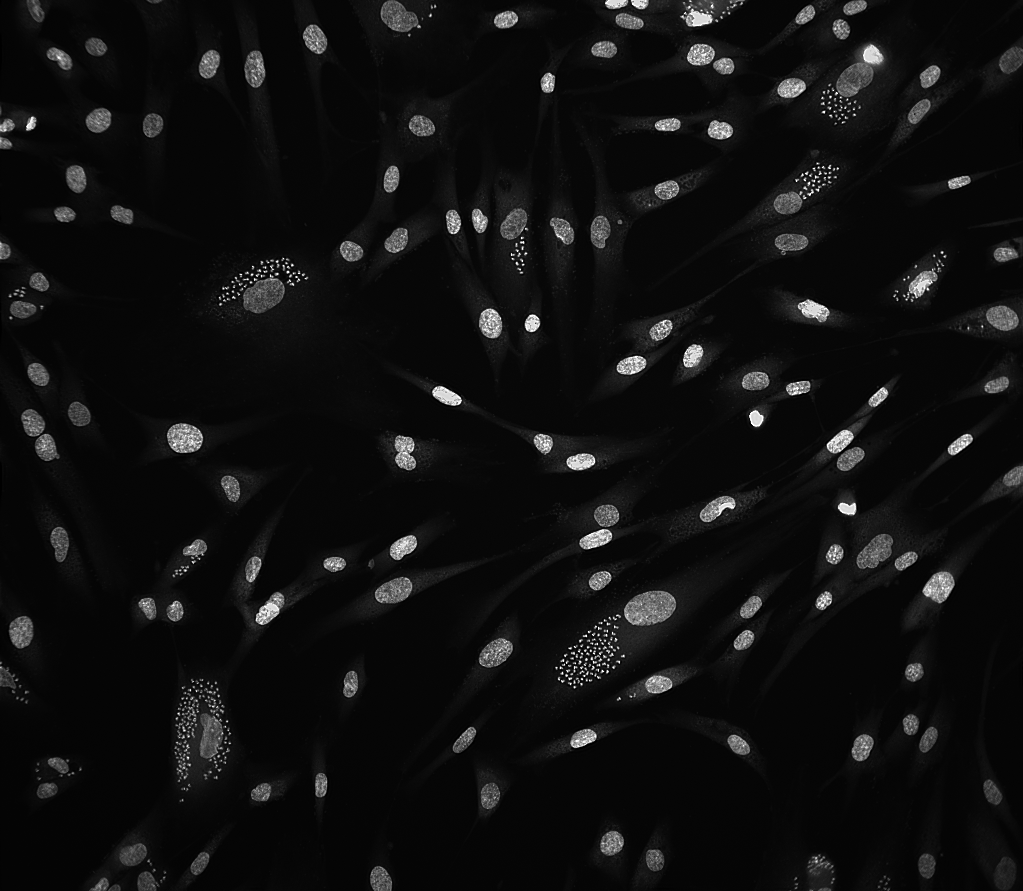
%> input picture photo 1.tif, 1023 x 891 px
$ octave my_script.m   (GNU Octave 9; MATLAB toolbox functions it lacks are replaced by stand-ins)
%> lines starting %> are read from the running program, lines starting %| are printed output that depends on the picture; in (x1, y1, x2, y2) boxes, pixels count from 0 and x2, y2 are one past the last pixel; in counts of white or black regions, pixels touching at a corner belong together; the program's own positions count from 1
close all
clear all

I = imread('photo 1.tif');
%> I is the input picture: size 891x1023x3 uint8; min 0, max 255, mean 16
imshow(I);
level = graythresh(I);
%> level = 0.263

BW = im2bw(I,level);
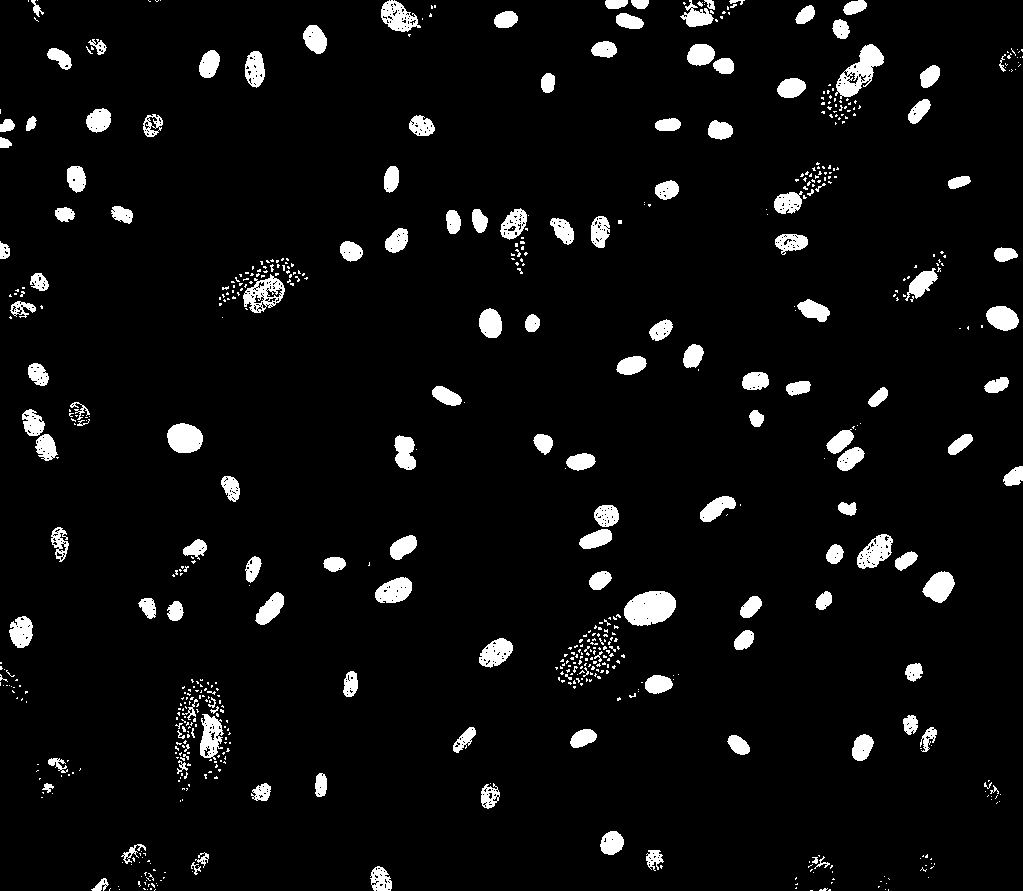
%> BW: size 891x1023 logical; 5.3% white; 666 white regions (520 under 20 px), largest, box (x1, y1, x2, y2) and area: (624, 591, 676, 626) 1392, (835, 44, 884, 99) 1164, (167, 423, 203, 453) 855
figure
imshow(BW)

se = strel('disk',5,0);
Ierode = imerode(BW,se);
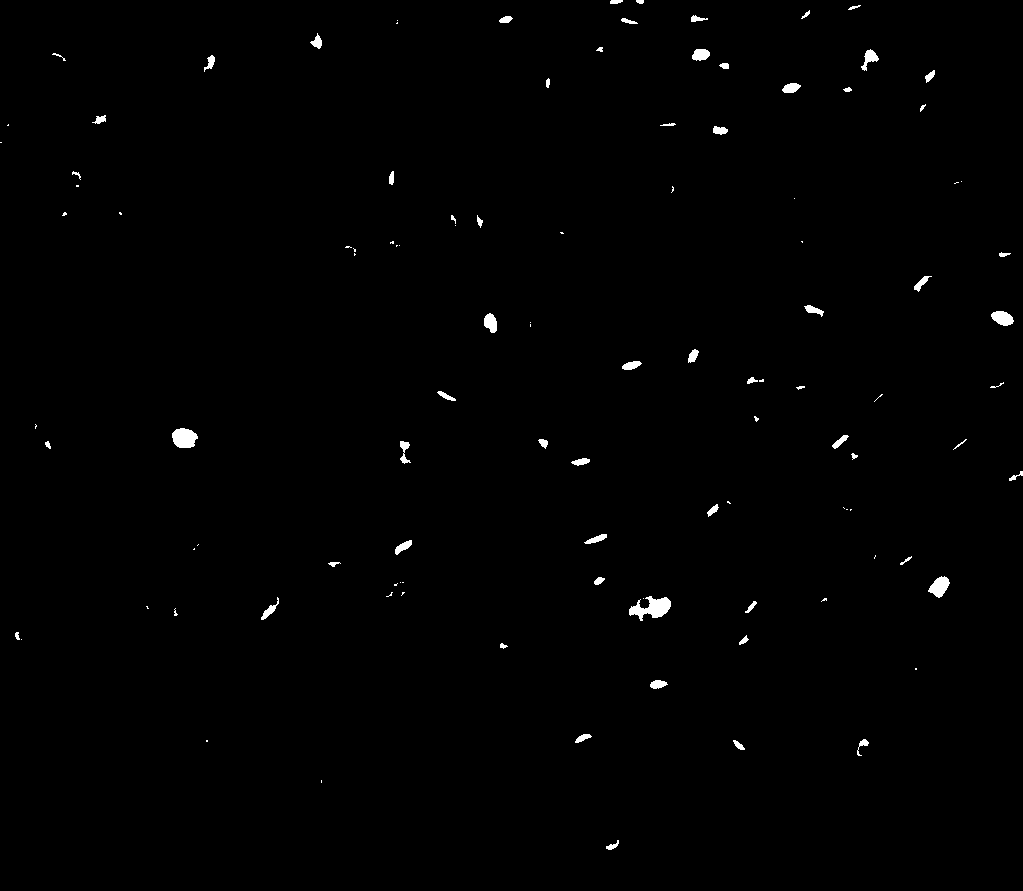
%> Ierode: size 891x1023 logical; 0.63% white; 110 white regions (46 under 20 px), largest, box (x1, y1, x2, y2) and area: (629, 596, 671, 621) 564, (172, 428, 198, 448) 402, (928, 576, 950, 598) 289
figure
imshow(Ierode);

%Idilate = imdilate(BW,se);
%figure
%imshow(Idilate);

Iopen = imdilate(Ierode,se);
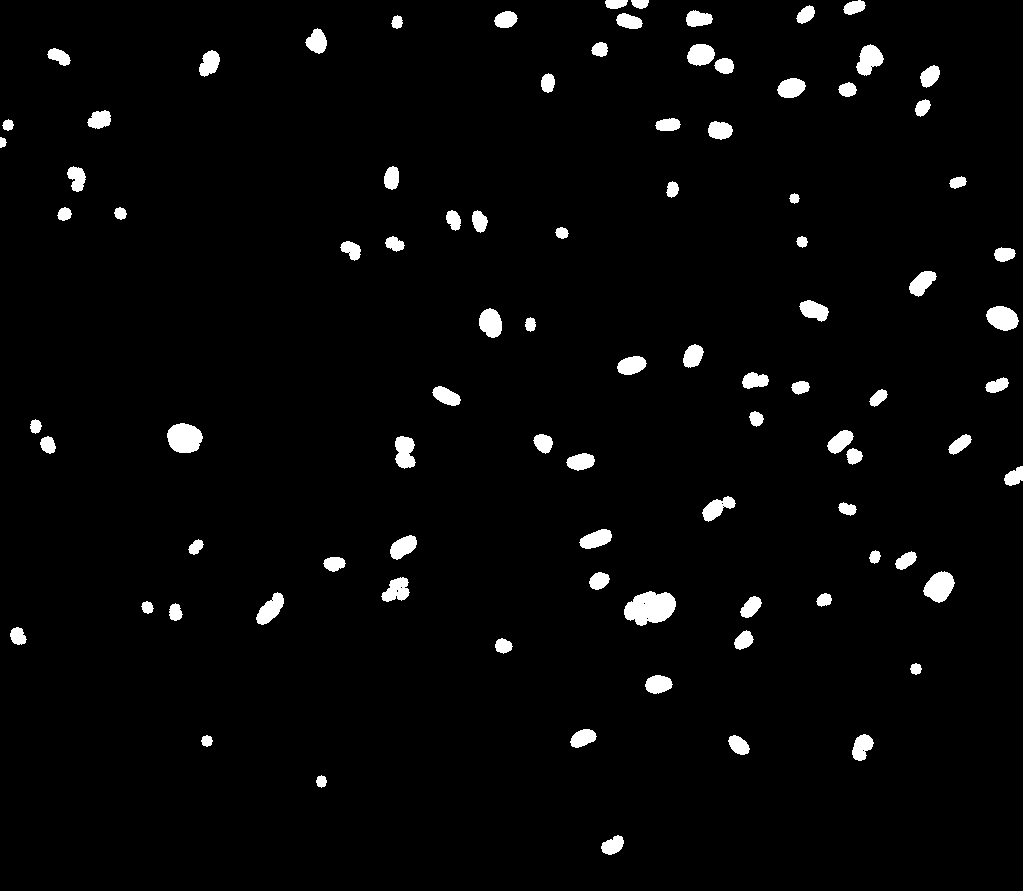
%> Iopen: size 891x1023 logical; 2.9% white; 90 white regions, largest, box (x1, y1, x2, y2) and area: (624, 591, 676, 626) 1300, (167, 423, 203, 453) 839, (923, 571, 955, 603) 681
figure
imshow(Iopen);
